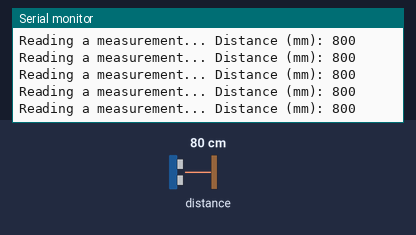
Simulated run of this sketch. Board: Adafruit Feather M0. Parts: the last lines printed to the serial monitor. The test bench sets the inputs (shaded band); at power-on: distance to the obstacle 80 cm.

Above: at 1.2 s.
1.3 s: distance to the obstacle set to 250 cm
At 1.46 s:
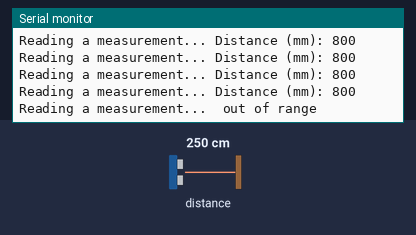
3.2 s: distance to the obstacle set to 2 cm
At 3.32 s:
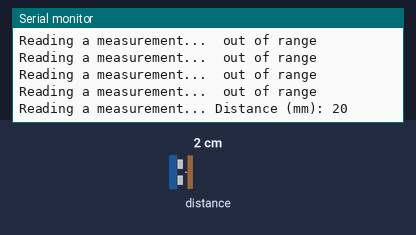

The sketch:

vl53l0x.ino
```cpp
#include "Adafruit_VL53L0X.h"

Adafruit_VL53L0X lox = Adafruit_VL53L0X();

int pins_SHT[8] = { A1, A2, A3, A4, A5, SCK, MISO, MOSI };

void setup() {
  Serial.begin(115200);

  for(int i = 1; i < 8; i++) digitalWrite(pins_SHT[i], LOW);

  // wait until serial port opens for native USB devices
  while (! Serial) {
    delay(1);
  }

  Serial.println("Adafruit VL53L0X test");
  if (!lox.begin()) {
    Serial.println(F("Failed to boot VL53L0X"));
    while(1);
  }
  // power
  Serial.println(F("VL53L0X API Simple Ranging example\n\n"));
}


void loop() {
  VL53L0X_RangingMeasurementData_t measure;

  Serial.print("Reading a measurement... ");
  lox.rangingTest(&measure, false); // pass in 'true' to get debug data printout!

  if (measure.RangeStatus != 4) {  // phase failures have incorrect data
    Serial.print("Distance (mm): "); Serial.println(measure.RangeMilliMeter);
  } else {
    Serial.println(" out of range ");
  }

  delay(100);
}
```

Measured:
- after the input at 1.3 s, the serial monitor: prints a new line at once (image 1)
- after the input at 3.2 s, the serial monitor: prints a new line at once (image 2)
